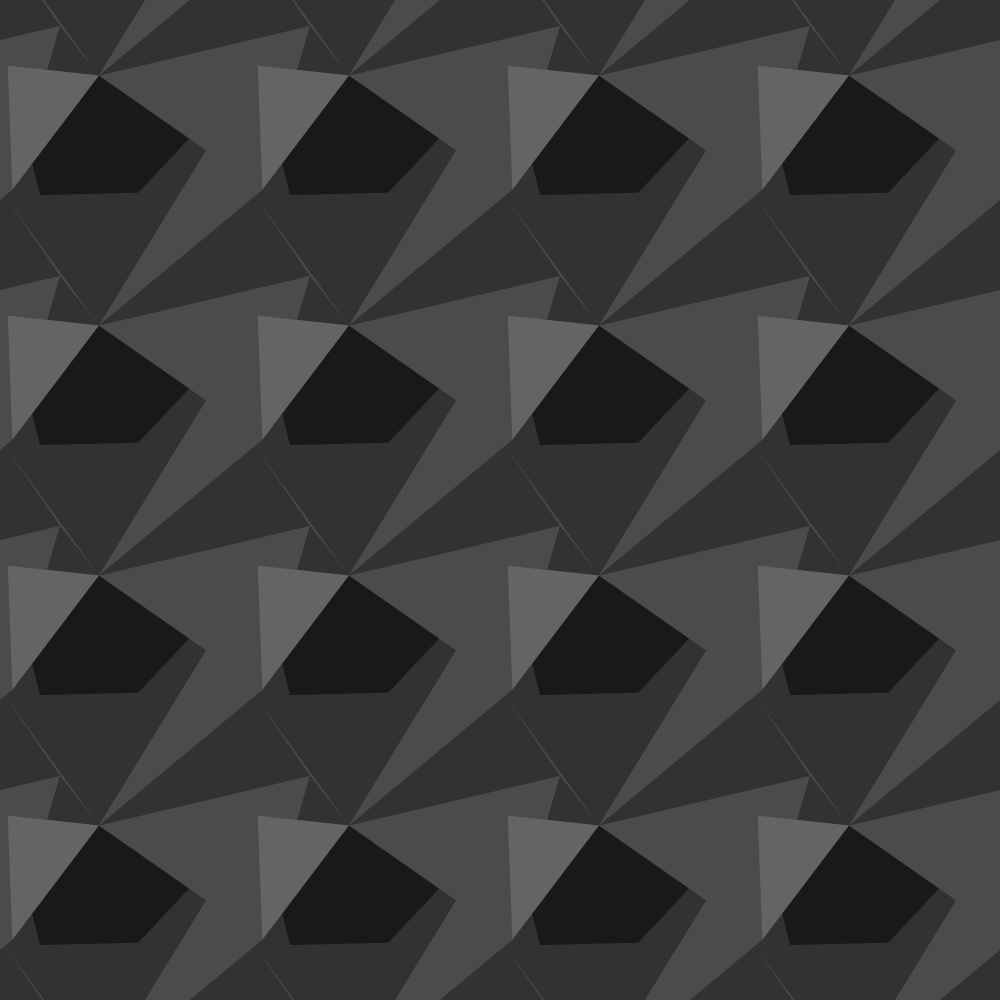
Frame 1 (no input)
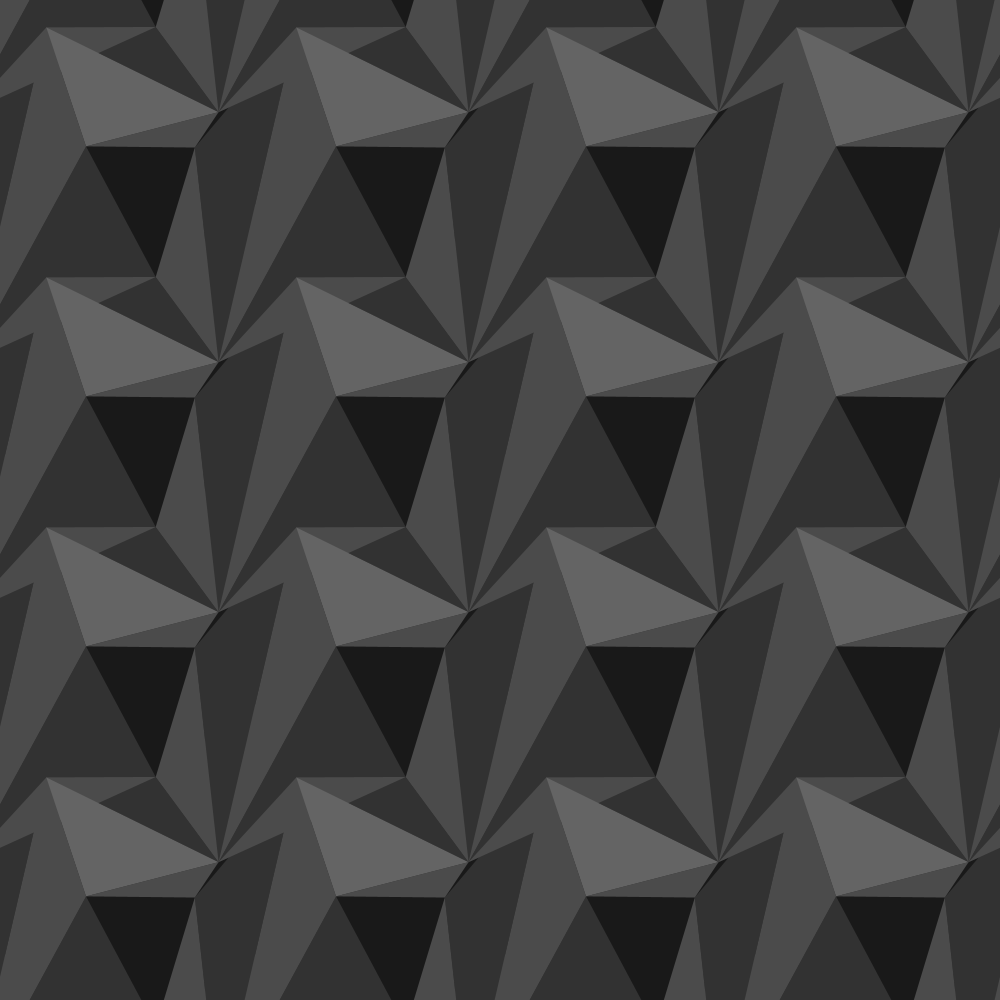
Frame 60 (the mouse pressed at the canvas centre just before this capture)
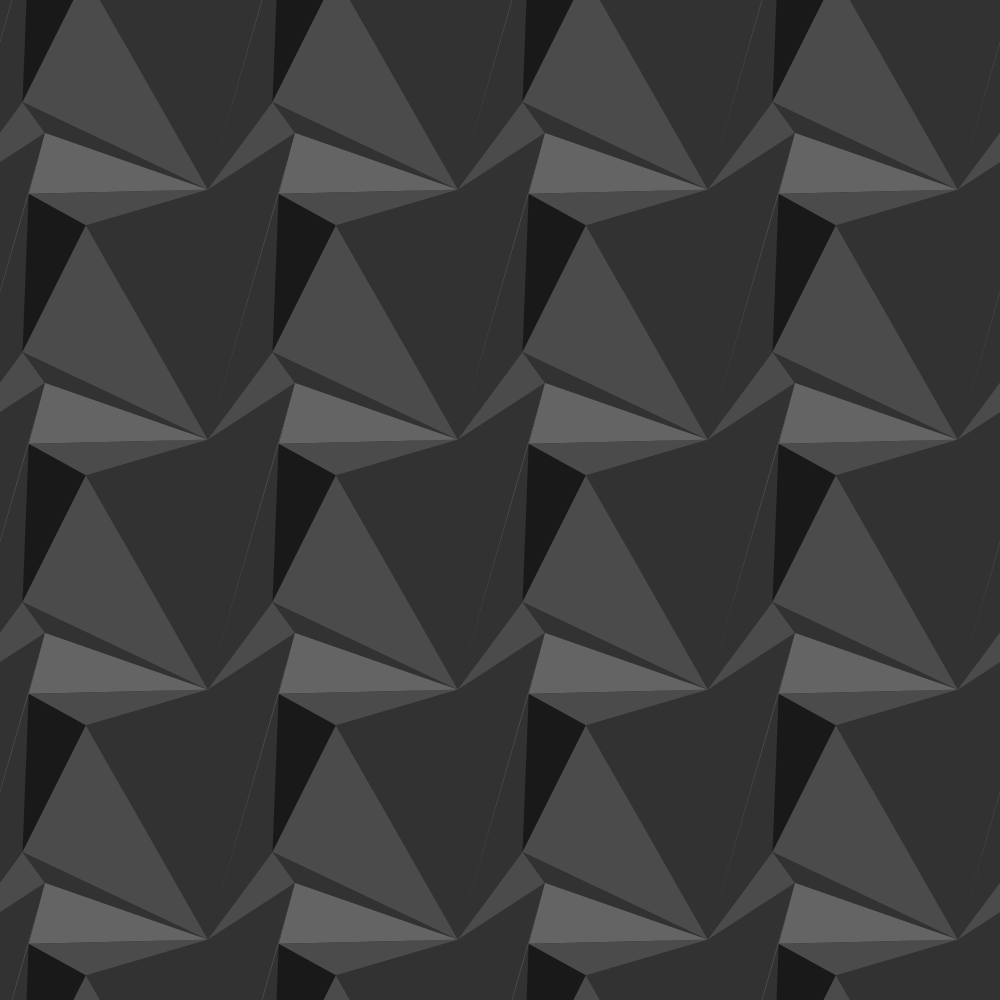
Frame 120 (the mouse held since frame 60 and released just before this capture)

The Processing sketch that drew these frames (run headless with seeded random() and noise(); from frame 60 on, the mouse is pressed at the canvas centre):

// Processing sketch: processing_95932
// ── processing_95932.pde

float a;
float b;
float c;
float d;
float e;
float f;
float g;
float h;
float i;
float j;
float k;
float l;
float m;
float n;

void setup () {
  size (1000,1000);
  smooth ();
  
  a = random(0,width);
  b = random(0,height);
  c = random(0,width);
  d = random(0,height);
  e = random(0,width);
  f = random(0,height);
  g = random(0,width);
  h = random(0,height);
  i = random(0,width);
  j = random(0,height);
  k = random(0,width);
  l = random(0,height);
  m = random(0,width);
  n = random(0,height);
  /*
  a = random(0,width);
  b = random(0,height);
  c = random(0,width);
  d = random(0,height);
  e = random(0,width);
  f = random(0,height);
  g = random(0,width);
  h = random(0,height);
  i = random(0,width);
  j = random(0,height);
  k = random(0,width);
  l = random(0,height);
  m = random(0,width);
  n = random(0,height);
  */
  
  fill (0);
  rect (0,0,width,height);
}

void draw () {
  
  
  
  
  //   INT
  
  
  
  //   force du mouvement
  int rand;
  rand = (1/4)+(mouseX/25);
  int rand2;
  rand2 = rand/2;
  
  
  //   taille ellipses
  int tc;
  tc = 0;
  
  //   couleur des ellipses
  
  color sel = color (255);
  
  
  //   lignes?   1 = oui, 0 = non.
  
  int lignes;
  lignes = 0;
  
  //   taille lines
  int sw;
  sw = 2;
  
  //   couleur des lignes
  
  color scolor = color (0);
  
  //   ajout d'un mouvement vertical ou horizontal
  int dplch;
  dplch = 0;
  int dplcv;
  dplcv = 0;
  
  
  
  
  
  //      PARAMETRES DE LA TRAME
  
  
  
  
  
  //   nombre de motifs dans la page
  //   horizontalement
  int nbmtfh;
  nbmtfh = width/4;
  //   verticalement
  int nbmtfv;
  nbmtfv = height/4;
  
  //   espace entre les motifs (plus le nombre est grand, moins il y a d'espace entre les motifs)
  int espcmtf;
  espcmtf = 1;
  
  //   où commence la trame à gauche
  int dbtrmg;
  dbtrmg = -nbmtfh*2;   //   intialement -nbmtfh*2
  
  //   où commence la trame en haut
  int dbtrmh;
  dbtrmh = -nbmtfv*2;   //   intialement -nbmtfv*2
  
  //   où se termine la trame à droite
  int fntrmd;
  fntrmd = width+nbmtfh*2;   //   intialement width+nbmtfh*2
  
  //   où se termine la trame en bas
  int fntrmb;
  fntrmb = height+nbmtfv*2;   //   intialement height+nbmtfv*2
  
  
  
  
  //   couleurs
  /*color cq1 = color (255,20);
  color cq2 = color (255,30);
  color cq3 = color (255,40);
  color cq4 = color (255,50);*/
  
  color ce = color (0);
  color cl = color (255,0);
  
  //   ensemble de couleurs 1
  /*color cq1 = color (170,205,75,75);
  color cq2 = color (195,200,130,75);
  color cq3 = color (200,130,200,75);
  color cq4 = color (95,185,230,75);*/
  
  //   ensemble de couleurs 2
  /*color cq1 = color (73,62,62,150);
  color cq2 = color (126,109,108,150);
  color cq3 = color (139,127,111,150);
  color cq4 = color (157,147,131,150);*/
  
  //   ensemble de couleurs 3
  color cq1 = color (100);
  color cq2 = color (75);
  color cq3 = color (50);
  color cq4 = color (25);
  
  
  
  
  
  a = a + random(0,rand) - rand/2 + dplch;
  if (a < 0) { 
  a = random(0,nbmtfh);}
  if (a > nbmtfh) { 
  a = random(0,nbmtfh);}
  
  b = b + random(0,rand) - rand/2 + dplcv;
  if (b < 0) { 
  b = random(0,nbmtfv);}
  if (b > nbmtfv) { 
  b = random(0,nbmtfv);}
  
  c = c + random(0,rand) - rand/2 + dplch;
  if (c < 0) { 
  c = random(0,nbmtfh);}
  if (c > nbmtfh) { 
  c = random(0,nbmtfh);}
  
  d = d + random(0,rand) - rand/2 + dplcv;
  if (d < 0) { 
  d = random(0,nbmtfv);}
  if (d > nbmtfv) { 
  d = random(0,nbmtfv);}
  
  e = e + random(0,rand) - rand/2 + dplch;
  if (e < 0) { 
  e = random(0,nbmtfh);}
  if (e > nbmtfh) { 
  e = random(0,nbmtfh);}
  
  f = f + random(0,rand) - rand/2 + dplcv;
  if (f < 0) { 
  f = random(0,nbmtfv);}
  if (f > nbmtfv) { 
  f = random(0,nbmtfv);}
  
  g = g + random(0,rand) - rand/2 + dplch;
  if (g < 0) { 
  g = random(0,nbmtfh);}
  if (g > nbmtfh) { 
  g = random(0,nbmtfh);}
  
  h = h + random(0,rand) - rand/2 + dplcv;
  if (h < 0) { 
  h = random(0,nbmtfv);}
  if (h > nbmtfv) { 
  h = random(0,nbmtfv);}
  
  i = i + random(0,rand) - rand/2 + dplch;
  if (i < 0) { 
  i = random(0,nbmtfh);}
  if (i > nbmtfh) { 
  i = random(0,nbmtfh);}
  
  j = j + random(0,rand) - rand/2 + dplcv;
  if (j < 0) { 
  j = random(0,nbmtfv);}
  if (j > nbmtfv) { 
  j = random(0,nbmtfv);}
  
  k = k + random(0,rand) - rand/2 + dplch;
  if (k < 0) { 
  k = random(0,nbmtfh);}
  if (k > nbmtfh) { 
  k = random(0,nbmtfh);}
  
  l = l + random(0,rand) - rand/2 + dplcv;
  if (l < 0) { 
  l = random(0,nbmtfv);}
  if (l > nbmtfv) { 
  l = random(0,nbmtfv);}
  
  m = m + random(0,rand) - rand/2 + dplch;
  if (m < 0) { 
  m = random(0,nbmtfh);}
  if (m > nbmtfh) { 
  m = random(0,nbmtfh);}
  
  n = n + random(0,rand) - rand/2 + dplcv;
  if (n < 0) { 
  n = random(0,nbmtfv);}
  if (n > nbmtfv) { 
  n = random(0,nbmtfv);}
  
  
  
  
  
  //   depassement dans la forme
  
  
  
  
  
  if (c>g){
    c = random (0,nbmtfh);
    g = random (0,nbmtfh);}
  
  if (g>a){
    a = random (0,nbmtfh);
    g = random (0,nbmtfh);}
  
  if (a>i){
    a = random (0,nbmtfh);
    i = random (0,nbmtfh);}
  
  if (i>e){
    i = random (0,nbmtfh);
    e = random (0,nbmtfh);}
  
  if (b>d){
    b = random (0,nbmtfv);
    d = random (0,nbmtfv);}
  
  if (d>f){
    d = random (0,nbmtfv);
    f = random (0,nbmtfv);}
  
  if (f>h){
    f = random (0,nbmtfv);
    h = random (0,nbmtfv);}
  
  if (h>j){
    h = random (0,nbmtfv);
    j = random (0,nbmtfv);}
  
  
  
  
  //   fond
  
  
  
  noStroke ();
  if (lignes > 0){
  strokeWeight (sw);
  stroke (scolor);
  }
  fill (cq4);
  rect (0,0,width,height);
  
  
  
  //   TRIANGLES
  
  
  //   rappel espacement horizontal de base : +nbmtfh/espcmtf
  
  
  
  
  
  fill (cq3);
  for (int mltha = dbtrmg; mltha<fntrmd; mltha=mltha+nbmtfh/espcmtf){
    for (int mltva = dbtrmh; mltva<fntrmb; mltva=mltva+nbmtfv/espcmtf){
  //triangle (mltha+c,mltva+d,mltha+e,mltva+f,mltha+g,mltva+h);
  triangle (mltha+i,mltva+j,mltha+nbmtfh/espcmtf+c,mltva+d,mltha+e,mltva+nbmtfv/espcmtf+f);
  triangle (mltha+e,mltva+f,mltha+nbmtfh/espcmtf+g,mltva-nbmtfv/espcmtf+h,mltha+a,mltva+b);
  triangle (mltha+g,mltva+h,mltha+a,mltva+nbmtfv/espcmtf+b,mltha-nbmtfh/espcmtf+e,mltva+nbmtfv/espcmtf+f);
  
  //triangle (mltha+g,mltva+h,mltha+i,mltva+j,mltha+e,mltva+f);
  triangle (mltha+a,mltva+b,mltha+c,mltva+d,mltha+e,mltva+f);
  }}
  
  
  fill (cq2);
  for (int mltha = dbtrmg; mltha<fntrmd; mltha=mltha+nbmtfh/espcmtf){
    for (int mltva = dbtrmh; mltva<fntrmb; mltva=mltva+nbmtfv/espcmtf){
  triangle (mltha+e,mltva+f,mltha+nbmtfh/espcmtf+a,mltva+b,mltha+nbmtfh/espcmtf+c,mltva+d);
  triangle (mltha+i,mltva+j,mltha+a,mltva+nbmtfv/espcmtf+b,mltha+e,mltva+nbmtfv/espcmtf+f);
  
  //triangle (mltha+g,mltva+h,mltha+i,mltva+j,mltha+e,mltva+f);
  //triangle (mltha-nbmtfh/espcmtf+e,mltva+nbmtfv/espcmtf+f,mltha+c,mltva+d,mltha+g,mltva+h);
  triangle (mltha-nbmtfh/espcmtf+e,mltva+nbmtfv/espcmtf+f,mltha+c,mltva+d,mltha+g,mltva+h);
  //triangle (mltha+a,mltva+b,mltha+c,mltva+d,mltha+e,mltva+f);
  triangle (mltha+g,mltva+h,mltha+i,mltva+j,mltha+e,mltva+f);
  }}
  
  
  fill (cq1);
  for (int mltha = dbtrmg; mltha<fntrmd; mltha=mltha+nbmtfh/espcmtf){
    for (int mltva = dbtrmh; mltva<fntrmb; mltva=mltva+nbmtfv/espcmtf){
  //triangle (mltha+a,mltva+b,mltha+c,mltva+d,mltha+e,mltva+f);
  //triangle (mltha+g,mltva+h,mltha+i,mltva+j,mltha+e,mltva+f);
  //triangle (mltha-nbmtfh/espcmtf+e,mltva+nbmtfv/espcmtf+f,mltha+c,mltva+d,mltha+g,mltva+h);
  fill (cq1);
  triangle (mltha+c,mltva+d,mltha+e,mltva+f,mltha+g,mltva+h);
  
  
  
  
  
  //   ELLIPSE
  
  noStroke ();
  fill (sel);
  
  ellipse (mltha+a,mltva+b,tc,tc);
  ellipse (mltha+c,mltva+d,tc,tc);
  ellipse (mltha+e,mltva+f,tc,tc);
  ellipse (mltha+g,mltva+h,tc,tc);
  ellipse (mltha+i,mltva+j,tc,tc);
  }}
  
  
  
  
  
  //   texte
  
  
  
  
  /*fill (255);
  text (1,a,b-10);
  text (2,c,d-10);
  text (3,e,f-10);
  text (4,g,h-10);
  text (5,i,j-10);*/
  
  
}
